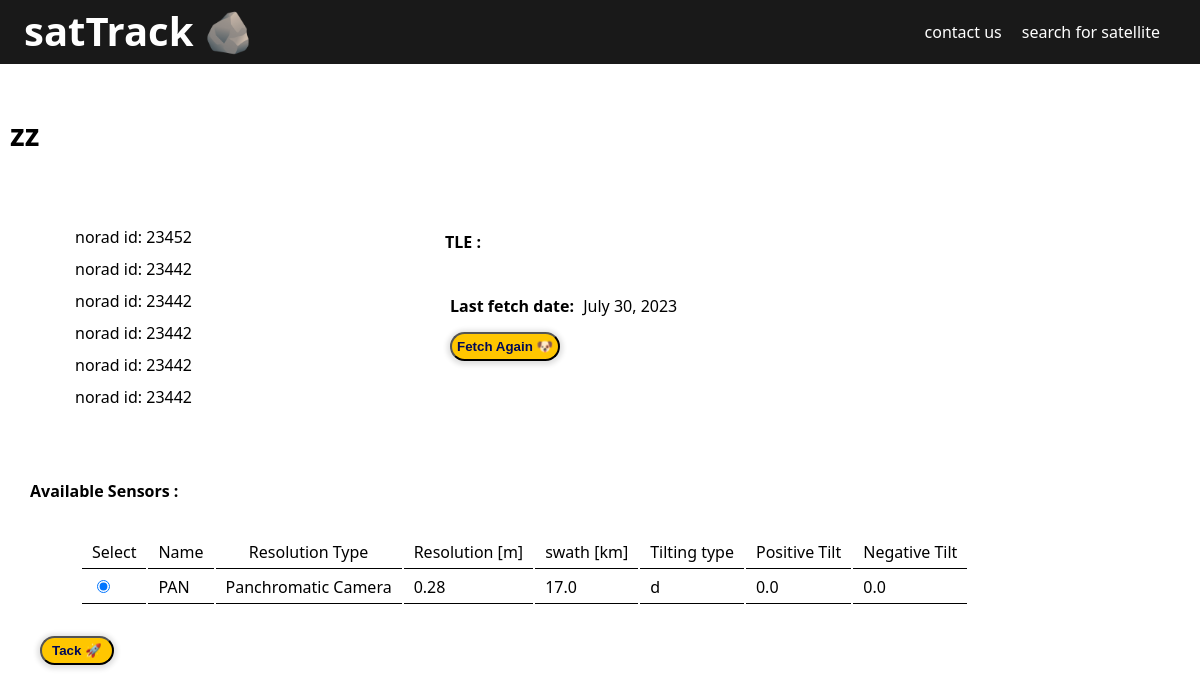
Page /sat/23452 on the committed database.
### satTrack/models.py (models this page shows, shortened)
class Satellite(models.Model):
    norad_id = models.IntegerField('NORAD ID', primary_key=True)
    name = models.CharField('Satellite Name', max_length=20)
    manufacturer = models.CharField('Manufacturer', max_length=15, default='')
    satellite_type = models.CharField('Satellite type', max_length=30, default='')
    description = models.TextField('About Satellite', default='')
    tle = models.TextField("Satellite Tle" ,default='', editable=False)
    launch_date = models.DateField('Launch Date', default=datetime.now())
    launch_site = models.CharField('Launch Site', max_length=50, default='not provided')
    last_tle_update = models.DateField('Launch Date', default=datetime.now(),editable=False)
    swath = models.FloatField('Swath [km]', default=0)
    status = models.CharField('Status',max_length=20, choices = STATUS_CHOICES, default='IN ORBIT')
    orbit = models.CharField('Orbit Type', max_length=20, default='')
    orbital_period = models.FloatField('Orbital Period [m]', default=0)
    inclination = models.FloatField('Inclination [°]', default=0)
    perigee = models.FloatField('Perigee', default=0)
    apogee = models.FloatField('Apogee', default=0)
    sensors = models.ManyToManyField(Sensor)

class Sensor(models.Model):
    name = models.CharField('Sensor Name', max_length=20)
    resolution_type = models.CharField('Resolution Type', max_length=30, default='')
    resolution_value = models.FloatField('Resolution [m]', default=0)
    swath = models.FloatField('Swath [km]', default=0)
    tilting_type = models.CharField('Tilting Type', max_length=20, default='')
    positive_tilting = models.FloatField('Positive Tilting', default=0)
    negative_tilting = models.FloatField('Negative Tilting', default=0)

### satTrack/views.py (the view)
# urls.py: path('sat/<int:norad_id>', sensor_list, name="detail_view"),
def sensor_list(request, norad_id):
    satellite = Satellite.objects.get(pk=norad_id)
    sensors = satellite.sensors.all()
    context = { 'satellite': satellite ,'sensors': sensors}
    return render(request, 'sensors.html', context)

### templates/sensors.html (shortened to what this page needs)
{% extends 'base.html' %}
{% block content %}
<h3 class="sat-name">{{ satellite.name }}</h3>
  <div class="satellite_details">
    <ul class="sat-data">
      <li>norad id: {{ satellite.norad_id }}</li>
      <li>norad id: 23442</li>
      <li>norad id: 23442</li>
      <li>norad id: 23442</li>
      <li>norad id: 23442</li>
      <li>norad id: 23442</li>
    </ul>
    <div class="sat-tle">
      <h4>TLE :</h4>
      <div class="tle">{{ satellite.tle }}</div>
      <div class="last-fetch" ><b>Last fetch date: </b> {{ satellite.last_tle_update }}</div>
      <button id="fetch_tle" type="button">Fetch Again 🐶</button>
    </div>
  </div>
  <div class="sensors">
    <h4 class="sensor_head">Available Sensors :</h6>
    <table class="t3">
      <tr>
        <th>Select</th><th>Name</th><th>Resolution Type</th><th>Resolution [m]</th><th>swath [km]</th><th>Tilting type</th><th>Positive Tilt</th><th>Negative Tilt</th>
      </tr>
      {% for sensor in sensors %}
      <tr>
        <td><input type="radio" name="sensor" id="0" value="{{ sensor.name }}" checked="checked"></td>
        <td>{{ sensor.name }}</td>
        <td>{{ sensor.resolution_type }}</td>
        <td>{{ sensor.resolution_value }}</td>
        <td>{{ sensor.swath }}</td>
        <td>{{ sensor.tilting_type }}</td>
        <td>{{ sensor.positive_tilting }}</td>
        <td>{{ sensor.negative_tilting }}</td>
      </tr>
      {% endfor %}
    </table>
    <button onclick="get_tracking()">Tack 🚀</button>
  </div>
{% endblock content %}

### templates/sensors.html (style rules this page uses)
.sat-tle { width: 680px; }
.satellite_details { display: flex; justify-content: space-between; padding: 0px 30px; }
.sat-data li { padding: 5px; }
.sat-tle * { padding: 5px; }
.sat-tle { padding-right: 50px; }
button { margin: 10px; background-color: #ffc600; color: rgb(0, 9, 86); font-weight: 600; border-radius: 40px; padding: 5px 10px; box-shadow: 0px 1px 5px 3px rgba(0,0,0,0.12); }
.t3 { padding: 10px; margin: 10px 40px; }
.t3 th { font-weight: 400; }
.t3 th, .t3 td { border-bottom : 1px solid black; padding: 5px 10px; }
.sensors { padding: 30px; }

### templates/base.html (style rules this page uses)
body { margin: 0px; font-family: system-ui, -apple-system, BlinkMacSystemFont, 'Segoe UI', Roboto, Oxygen, Ubuntu, Cantarell, 'Open Sans', 'Helvetica Neue', sans-serif; }
li { text-decoration: none; list-style: none; }
.sat-name { font-size: 30px; font-weight: 700; padding: 20px 10px; }

### rows in the picture
Satellite: name "zz", norad_id "23452", last_tle_update "July 30, 2023"
Sensor: name "PAN", resolution_type "Panchromatic Camera", resolution_value "0.28", swath "17.0", tilting_type "d", positive_tilting "0.0", negative_tilting "0.0"
